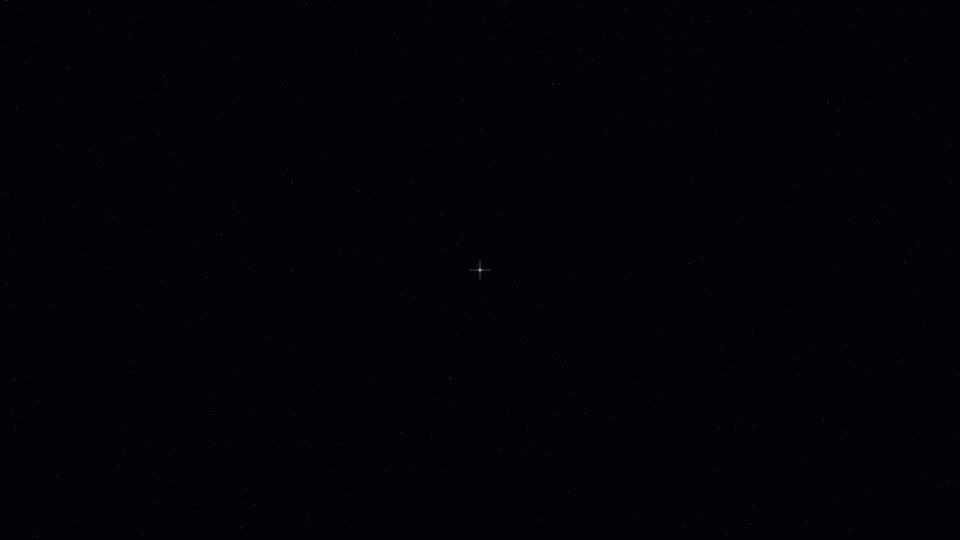
Frame 1 (no input)
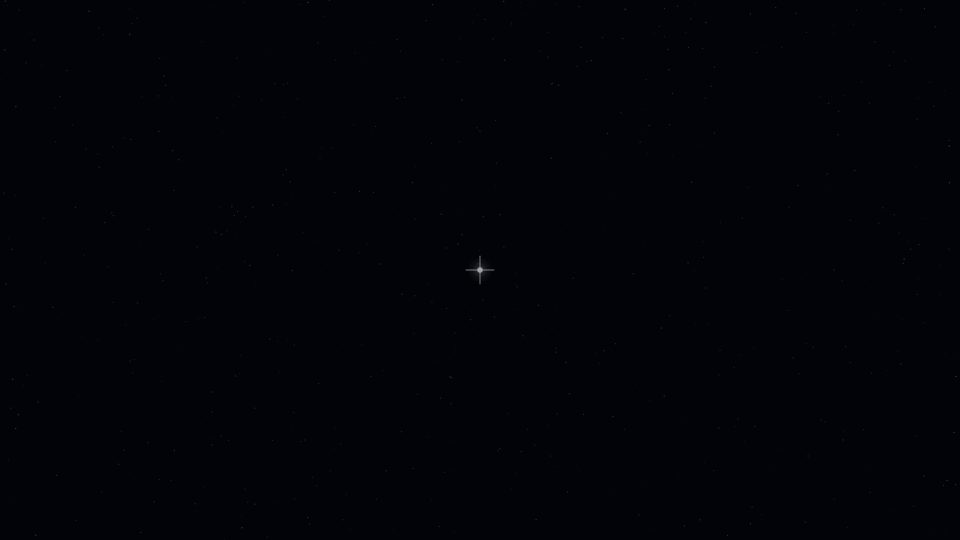
Frame 60 (no input)
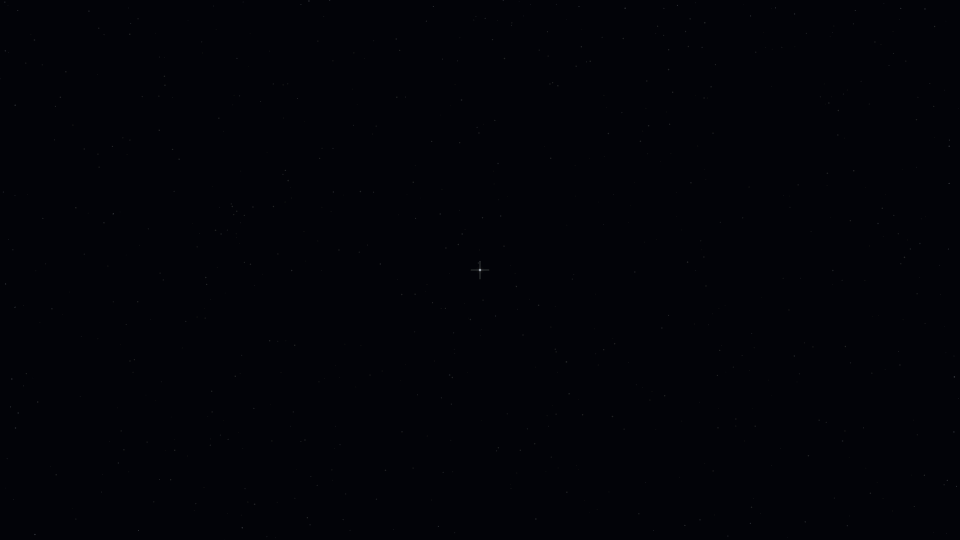
Frame 120 (the mouse pressed at the canvas centre since frame 60)

The p5.js sketch that drew these frames (run headless with seeded random() and noise() and a simulated clock; from frame 60 on, the mouse is pressed at the canvas centre):

// p5.js sketch
// ── sketch.js
// Sacred Generative Architect - Cosmic Pulse Mandala Loop
// Scene flow:
// 1. Almost black space
// 2. Small star-like center point
// 3. Slow pulse
// 4. Blue-violet geometry emerges
// 5. Mandala forms
// 6. Slow rotation
// 7. Rotation weakens
// 8. Return to pulse
// 9. Loop

const DEBUG = false;

let fps = 30;
let DURATION = 60; // seconds
let particles = [];
let seed;

// blue-violet palette
const PALETTE = {
  bg: [2, 3, 8],
  star: [235, 245, 255],
  violet: [130, 110, 255],
  blue: [90, 170, 255],
  soft: [170, 150, 255]
};

function setup() {
  createCanvas(960, 540);
  frameRate(fps);
  pixelDensity(1);

  seed = 12345;
  randomSeed(seed);
  noiseSeed(seed);

  for (let i = 0; i < 700; i++) {
    particles.push(new Particle());
  }
}

function draw() {
  const t = (frameCount / fps) % DURATION;
  const scene = getScene(t);

  background(PALETTE.bg[0], PALETTE.bg[1], PALETTE.bg[2]);

  drawSpaceDust(t);

  push();
  translate(width / 2, height / 2);

  // scene envelopes
  const pulseEnv = getPulseEnvelope(scene);
  const geoEnv = getGeometryEnvelope(scene);
  const mandalaEnv = getMandalaEnvelope(scene);
  const rotEnv = getRotationEnvelope(scene);

  // slow heartbeat
  const pulse = slowHeartbeat(t) * pulseEnv;

  // rotation
  const rot = getRotationAmount(t, rotEnv);
  rotate(rot);

  // geometry layers
  drawEmergingGeometry(t, geoEnv, pulse);
  drawMandala(t, mandalaEnv, pulse);
  drawCenterStar(t, pulseEnv, pulse);

  pop();

  vignetteUltraSoft();

  if (DEBUG) drawDebug(t, scene, pulseEnv, geoEnv, mandalaEnv, rotEnv);
}

function getScene(t) {
  // 60 sec cycle
  // 0-10   pulse only
  // 10-20  geometry emerges
  // 20-32  mandala forms
  // 32-45  slow rotation
  // 45-52  rotation weakens
  // 52-60  return to pulse
  if (t < 10) return { name: "PULSE", p: t / 10 };
  if (t < 20) return { name: "EMERGE", p: (t - 10) / 10 };
  if (t < 32) return { name: "FORM", p: (t - 20) / 12 };
  if (t < 45) return { name: "ROTATE", p: (t - 32) / 13 };
  if (t < 52) return { name: "FADE_ROT", p: (t - 45) / 7 };
  return { name: "RETURN", p: (t - 52) / 8 };
}

// -------------------- envelopes --------------------

function getPulseEnvelope(scene) {
  if (scene.name === "PULSE") return 1.0;
  if (scene.name === "EMERGE") return 1.0;
  if (scene.name === "FORM") return 0.9;
  if (scene.name === "ROTATE") return 0.7;
  if (scene.name === "FADE_ROT") return 0.8;
  if (scene.name === "RETURN") return lerp(0.85, 1.0, scene.p);
  return 1.0;
}

function getGeometryEnvelope(scene) {
  if (scene.name === "PULSE") return 0.0;
  if (scene.name === "EMERGE") return smoothstep(0, 1, scene.p);
  if (scene.name === "FORM") return 1.0;
  if (scene.name === "ROTATE") return 1.0;
  if (scene.name === "FADE_ROT") return 0.9;
  if (scene.name === "RETURN") return lerp(0.8, 0.15, scene.p);
  return 0.0;
}

function getMandalaEnvelope(scene) {
  if (scene.name === "PULSE") return 0.0;
  if (scene.name === "EMERGE") return lerp(0.0, 0.35, scene.p);
  if (scene.name === "FORM") return smoothstep(0, 1, scene.p);
  if (scene.name === "ROTATE") return 1.0;
  if (scene.name === "FADE_ROT") return 0.95;
  if (scene.name === "RETURN") return lerp(0.9, 0.10, scene.p);
  return 0.0;
}

function getRotationEnvelope(scene) {
  if (scene.name === "PULSE") return 0.0;
  if (scene.name === "EMERGE") return 0.0;
  if (scene.name === "FORM") return lerp(0.0, 0.3, scene.p);
  if (scene.name === "ROTATE") return smoothstep(0, 1, scene.p);
  if (scene.name === "FADE_ROT") return lerp(1.0, 0.0, scene.p);
  if (scene.name === "RETURN") return 0.0;
  return 0.0;
}

// -------------------- pulse --------------------

function slowHeartbeat(t) {
  // slower, smoother breathing-like pulse
  const x = (t * 0.23) % 1.0;
  const p1 = expPulse(x, 0.22, 0.10, 1.0);
  const p2 = expPulse(x, 0.48, 0.14, 0.45);
  return constrain(0.08 + p1 + p2, 0, 1);
}

function expPulse(x, mu, sigma, amp) {
  const d = x - mu;
  return amp * Math.exp(-(d * d) / (2 * sigma * sigma));
}

// -------------------- background particles --------------------

function drawSpaceDust(t) {
  noStroke();
  for (const p of particles) {
    p.update(t);
    const tw = p.twinkle(t);

    fill(
      PALETTE.star[0],
      PALETTE.star[1],
      PALETTE.star[2],
      18 + 42 * tw
    );
    circle(p.x, p.y, p.r);
  }
}

// -------------------- center star --------------------

function drawCenterStar(t, pulseEnv, pulse) {
  const coreR = 2.0 + 6.0 * pulse * pulseEnv;
  const haloR = 10 + 34 * pulse * pulseEnv;
  const haloA = 10 + 55 * pulse * pulseEnv;

  noStroke();

  for (let i = 0; i < 8; i++) {
    const u = (i + 1) / 8;
    fill(
      PALETTE.star[0],
      PALETTE.star[1],
      PALETTE.star[2],
      haloA * (1 - u) * 0.55
    );
    circle(0, 0, haloR * u);
  }

  fill(PALETTE.star[0], PALETTE.star[1], PALETTE.star[2], 220);
  circle(0, 0, coreR);

  // tiny star flare
  stroke(PALETTE.star[0], PALETTE.star[1], PALETTE.star[2], 70 + 80 * pulse);
  strokeWeight(1 + 0.8 * pulse);
  line(-8 - 10 * pulse, 0, 8 + 10 * pulse, 0);
  line(0, -8 - 10 * pulse, 0, 8 + 10 * pulse);
}

// -------------------- geometry emergence --------------------

function drawEmergingGeometry(t, geoEnv, pulse) {
  if (geoEnv <= 0.001) return;

  const ringCount = floor(lerp(0, 5, geoEnv));
  const maxR = min(width, height) * 0.22 * (1.0 + 0.04 * pulse);

  noFill();

  for (let i = 1; i <= ringCount; i++) {
    const r = (i / ringCount) * maxR;

    stroke(
      PALETTE.blue[0],
      PALETTE.blue[1],
      PALETTE.blue[2],
      18 + 40 * geoEnv
    );
    strokeWeight(1.2 + 0.4 * pulse);
    circle(0, 0, r * 2);
  }

  // radial spokes
  const spokeCount = floor(lerp(0, 36, geoEnv));
  const spokeLen = min(width, height) * 0.28 * (1.0 + 0.06 * pulse);

  for (let i = 0; i < spokeCount; i++) {
    const a = (TWO_PI * i) / max(1, spokeCount);
    const shimmer = 0.75 + 0.35 * noise(i * 0.14, t * 0.6);

    stroke(
      PALETTE.violet[0],
      PALETTE.violet[1],
      PALETTE.violet[2],
      (20 + 45 * geoEnv) * shimmer
    );
    strokeWeight(1.1 + 0.7 * pulse);
    line(0, 0, cos(a) * spokeLen, sin(a) * spokeLen);
  }
}

// -------------------- mandala --------------------

function drawMandala(t, mandalaEnv, pulse) {
  if (mandalaEnv <= 0.001) return;

  const layers = floor(lerp(0, 4, mandalaEnv));
  const petals = floor(lerp(0, 18, mandalaEnv));

  if (layers <= 0 || petals <= 0) return;

  noFill();

  for (let L = 0; L < layers; L++) {
    const baseR = min(width, height) * (0.10 + L * 0.07);
    const rr = baseR * (1.0 + 0.05 * pulse);

    for (let i = 0; i < petals; i++) {
      const a = (TWO_PI * i) / petals;

      push();
      rotate(a);

      const w = rr * 0.34;
      const h = rr * 0.92;

      stroke(
        lerp(PALETTE.blue[0], PALETTE.soft[0], L / max(1, layers - 1)),
        lerp(PALETTE.blue[1], PALETTE.soft[1], L / max(1, layers - 1)),
        lerp(PALETTE.blue[2], PALETTE.soft[2], L / max(1, layers - 1)),
        22 + 70 * mandalaEnv
      );
      strokeWeight(1.0 + 0.8 * pulse);

      beginShape();
      vertex(0, -rr * 0.12);
      bezierVertex(w, -h * 0.25, w, -h * 0.85, 0, -h);
      bezierVertex(-w, -h * 0.85, -w, -h * 0.25, 0, -rr * 0.12);
      endShape();

      pop();
    }

    // circular structure between petal layers
    stroke(
      PALETTE.soft[0],
      PALETTE.soft[1],
      PALETTE.soft[2],
      18 + 50 * mandalaEnv
    );
    strokeWeight(1.2 + 0.5 * pulse);
    circle(0, 0, rr * 1.55);
  }
}

// -------------------- enso barrier --------------------

function drawEnsoBarrierEnsoAligned(t, scene) {
  let strength = 0.0;
  if (scene.name === "PULSE") strength = 0.25;
  else if (scene.name === "EMERGE") strength = 0.45;
  else if (scene.name === "FORM") strength = 0.65;
  else if (scene.name === "ROTATE") strength = 0.75;
  else if (scene.name === "FADE_ROT") strength = 0.60;
  else if (scene.name === "RETURN") strength = lerp(0.50, 0.28, scene.p);

  const R = min(width, height) * 0.34;
  const alpha = lerp(12, 68, strength);
  const weight = lerp(1.3, 2.8, strength);

  let gap = 0.10;
  let align = 0.0;

  if (scene.name === "FORM") {
    align = lerp(0.0, 0.35, scene.p);
    gap = lerp(0.12, 0.18, scene.p);
  } else if (scene.name === "ROTATE") {
    align = 0.25;
    gap = 0.16;
  } else if (scene.name === "FADE_ROT") {
    align = lerp(0.25, 0.0, scene.p);
    gap = 0.13;
  }

  const gapCenterDrift = -HALF_PI + 0.28 * sin(t * 0.18);
  const gapCenterPrayer = -HALF_PI;
  const gapCenter = lerpAngle(gapCenterDrift, gapCenterPrayer, align);

  const startA = gapCenter + gap;
  const endA = gapCenter + TWO_PI - gap;

  noFill();
  stroke(
    PALETTE.soft[0],
    PALETTE.soft[1],
    PALETTE.soft[2],
    alpha
  );
  strokeWeight(weight);

  const wob = 1.0 + 0.005 * (noise(500, t * 0.12) - 0.5);
  arc(0, 0, R * 2 * wob, R * 2 * wob, startA, endA);
}

function lerpAngle(a, b, t) {
  let d = ((b - a + PI) % (TWO_PI)) - PI;
  return a + d * t;
}

// -------------------- helpers --------------------

function smoothstep(edge0, edge1, x) {
  x = constrain((x - edge0) / (edge1 - edge0), 0, 1);
  return x * x * (3 - 2 * x);
}

function vignetteUltraSoft() {
  noStroke();
  for (let i = 0; i < 14; i++) {
    const a = map(i, 0, 13, 0, 12);
    fill(0, a);
    rect(i * 2, i * 2, width - i * 4, height - i * 4);
  }
}

function drawDebug(t, scene, pulseEnv, geoEnv, mandalaEnv, rotEnv) {
  noStroke();
  fill(255);
  textSize(15);
  textAlign(LEFT, TOP);
  text(
    `t=${nf(t, 2, 2)} scene=${scene.name} pulse=${nf(pulseEnv, 1, 2)} geo=${nf(geoEnv, 1, 2)} mandala=${nf(mandalaEnv, 1, 2)} rot=${nf(rotEnv, 1, 2)}`,
    12,
    12
  );
}

// -------------------- particle --------------------

class Particle {
  constructor() {
    this.x = random(width);
    this.y = random(height);
    this.r = random(0.5, 1.6);
    this.spd = random(0.03, 0.16);
    this.off = random(1000);
  }

  update(t) {
    const nx = noise(this.off, t * 0.08) - 0.5;
    const ny = noise(this.off + 77.7, t * 0.08) - 0.5;

    this.x += nx * this.spd;
    this.y += ny * this.spd;

    if (this.x < 0) this.x = width;
    if (this.x > width) this.x = 0;
    if (this.y < 0) this.y = height;
    if (this.y > height) this.y = 0;
  }

  twinkle(t) {
    return 0.55 + 0.45 * noise(this.off * 0.03, t * 0.35);
  }
}

// -------------------- rotation --------------------

function getRotationAmount(t, rotEnv) {
  // very slow rotation, then weakens
  const base = t * 0.035;
  return base * rotEnv;
}
